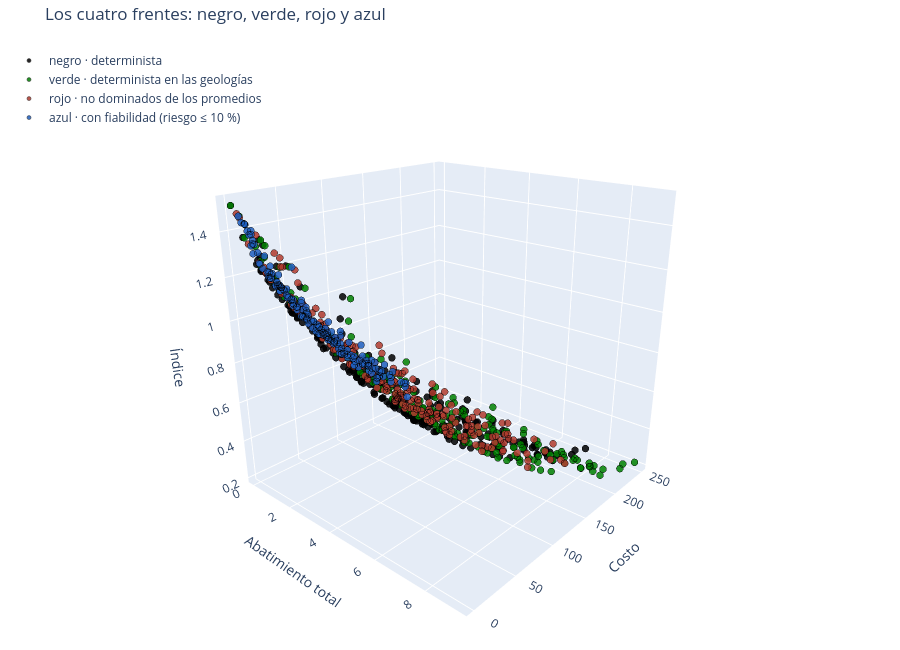

Notebook cell for this chart:
### Markdown cell above
### 2.6 Visualización

Los cuatro frentes en los cuatro ángulos del original y, debajo, la misma figura para **girarla con el mouse** (arrastra para girar, rueda para
acercar, doble clic para volver a la vista inicial; al pasar el cursor por un punto se leen sus tres objetivos y un clic en la leyenda oculta o muestra
cada frente). El negro con el acuífero homogéneo; el verde, el rojo y el azul con los promedios de las 200 geologías. Vistas útiles: de frente (costo
contra índice), de lado (abatimiento contra costo) y desde arriba, para ver cuánto se encoge la cinta azul.

### Code cell
def promedios(x):
    # E[S], E[costo] e I de la decisión x sobre las 200 geologías (sin castigo)
    s_sim = A @ x
    return np.array([s_sim.sum(axis=1).mean(), np.sum(C_QP * x * (GSLEV - H0 + s_sim), axis=1).mean(), np.sum(np.exp(-K_IDX * (C_BASE + A_IDX * x)))])

frentes = {'negro · determinista': (det, 'black'), 'verde · determinista en las geologías': (Het_mat, 'green'),
           'rojo · no dominados de los promedios': (np.array([promedios(x) for x in X_rojo]), '#B03A2E'),
           'azul · con fiabilidad (riesgo ≤ 10 %)': (np.array([promedios(x) for x in X_azul]), '#1f5fbf')}

# Distintos ángulos de azimut que queremos usar
azimuts = [0, 25, 70, 115]
elevacion = 20
fig = plt.figure(figsize=(12, 10))
for i, azim in enumerate(azimuts):
    ax = fig.add_subplot(2, 2, i + 1, projection='3d')
    for nombre, (F, color) in frentes.items():
        ax.scatter3D(F[:, 0], F[:, 1], F[:, 2], color=color, s=7, alpha=0.8, label=nombre)
    ax.view_init(elev=elevacion, azim=azim)
    ax.set_xlabel('Abatimiento total'); ax.set_ylabel('Costo'); ax.set_zlabel('Índice'); ax.set_title(f'azimut = {azim}°')
    if i == 0:
        ax.legend(fontsize=8, loc='upper left')
plt.tight_layout(); plt.show()

# Los mismos cuatro frentes en una figura que se gira con el mouse (hidra.frente_3d usa plotly)
fig = hidra.frente_3d(*[(F, nombre, color) for nombre, (F, color) in frentes.items()],
                      ejes=('Abatimiento total', 'Costo', 'Índice'), titulo='Los cuatro frentes: negro, verde, rojo y azul', alto=650)
fig.show()

# Las tres caras de los cuatro frentes, en 2-D
hidra.caras_frente(*[(F, nombre, color) for nombre, (F, color) in frentes.items()],
                   ejes=('Abatimiento total', 'Costo', 'Índice'), titulo='Las caras de los cuatro frentes')
plt.show()

print(f"{'frente':40s} {'soluciones':>10s} {'bombeo total [m³/d]':>20s} {'índice mín':>10s}   riesgo en validación")
tabla_frentes = {}
for nombre, X in (('negro y verde (las mismas decisiones)', X_negro), ('rojo', X_rojo), ('azul', X_azul)):
    r_val = np.array([riesgo(x, A_val, H_val) for x in X]); I_min = min(promedios(x)[2] for x in X)
    tabla_frentes[nombre] = (len(X), X.sum(1).min(), X.sum(1).max(), I_min, r_val.mean(), r_val.max())
    print(f"{nombre:40s} {len(X):10d} {X.sum(1).min():9.0f} a {X.sum(1).max():5.0f} {I_min:13.3f}     media {r_val.mean():5.0%}, máxima {r_val.max():5.0%}")

fig, ax = plt.subplots(figsize=(8.5, 4.3))
for nombre, X, color in (('negro y verde', X_negro, '#555555'), ('rojo', X_rojo, '#B03A2E'), ('azul', X_azul, '#1f5fbf')):
    ax.hist([riesgo(x, A_val, H_val) for x in X], bins=np.linspace(0, 1, 21), color=color, alpha=0.55, label=nombre, edgecolor='k')
ax.axvline(RIESGO_MAX, color='#1f5fbf', ls='--', lw=2, label='lo que pide el azul: 10 %')
ax.set_xlabel('riesgo en 200 geologías de validación'); ax.set_ylabel('decisiones'); ax.legend(fontsize=9)
ax.set_title('¿Qué tan seguido falla cada frente?'); plt.tight_layout(); plt.show()

### Figure 1 — Plotly figure (JSON) as saved in the notebook; plotly's stock layout.template omitted (floating-point values rounded to 4 significant figures; data arrays with more than 128 entries replaced by an {"elided": "..."} marker saying what was removed)
{"data": [{"hovertemplate": "Abatimiento total %{x:.3g}<br>Costo %{y:.3g}<br>Índice %{z:.3g}<extra>negro · determinista</extra>", "marker": {"color": "black", "line": {"color": "black", "width": 0.5}, "opacity": 0.85, "size": 4}, "mode": "markers", "name": "negro · determinista", "type": "scatter3d", "x": {"elided": "216 float values"}, "y": {"elided": "216 float values"}, "z": {"elided": "216 float values"}}, {"hovertemplate": "Abatimiento total %{x:.3g}<br>Costo %{y:.3g}<br>Índice %{z:.3g}<extra>verde · determinista en las geologías</extra>", "marker": {"color": "green", "line": {"color": "black", "width": 0.5}, "opacity": 0.85, "size": 4}, "mode": "markers", "name": "verde · determinista en las geologías", "type": "scatter3d", "x": {"elided": "216 float values"}, "y": {"elided": "216 float values"}, "z": {"elided": "216 float values"}}, {"hovertemplate": "Abatimiento total %{x:.3g}<br>Costo %{y:.3g}<br>Índice %{z:.3g}<extra>rojo · no dominados de los promedios</extra>", "marker": {"color": "#B03A2E", "line": {"color": "black", "width": 0.5}, "opacity": 0.85, "size": 4}, "mode": "markers", "name": "rojo · no dominados de los promedios", "type": "scatter3d", "x": {"elided": "240 float values"}, "y": {"elided": "240 float values"}, "z": {"elided": "240 float values"}}, {"hovertemplate": "Abatimiento total %{x:.3g}<br>Costo %{y:.3g}<br>Índice %{z:.3g}<extra>azul · con fiabilidad (riesgo ≤ 10 %)</extra>", "marker": {"color": "#1f5fbf", "line": {"color": "black", "width": 0.5}, "opacity": 0.85, "size": 4}, "mode": "markers", "name": "azul · con fiabilidad (riesgo ≤ 10 %)", "type": "scatter3d", "x": {"elided": "160 float values"}, "y": {"elided": "160 float values"}, "z": {"elided": "160 float values"}}], "layout": {"height": 650, "legend": {"bgcolor": "rgba(255,255,255,0.7)", "x": 0.01, "y": 0.99}, "margin": {"b": 0, "l": 0, "r": 0, "t": 40}, "scene": {"aspectmode": "cube", "camera": {"eye": {"x": 1.5, "y": -1.7, "z": 0.9}}, "xaxis": {"title": {"text": "Abatimiento total"}}, "yaxis": {"title": {"text": "Costo"}}, "zaxis": {"title": {"text": "Índice"}}}, "title": {"text": "Los cuatro frentes: negro, verde, rojo y azul"}}}
